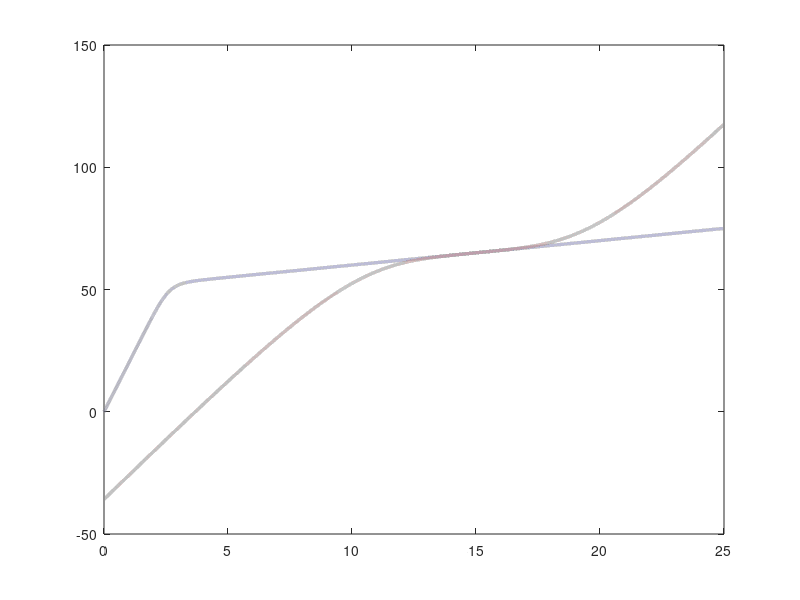

Reproduce this figure in MATLAB. (Note: this script raises an error after producing the figure.)
clc; close all;

dvec = 0:0.001:25;

ki = 20; ky = 1; dbr = 0.0; ry = 50.0; ny = 10.0;
R1 = (ki-ky)*(dvec-dbr)./(1+abs(((ki-ky).*(dvec-dbr))/ry).^ny).^(1/ny) + ky*(dvec-dbr);
figure; ax = gca;
plot(dvec,R1,'-.','linewidth',2.5,'color',[0.5,0.5,0.60]); hold all;

%Determines Load at 15.0:
    dval = 15.0;
    R1val = (ki-ky)*(dval-dbr)./(1+abs(((ki-ky).*(dval-dbr))/ry).^ny).^(1/ny) + ky*(dval-dbr);

kb = 1; kp = 10; dbr = 15.0; rb = 50.0; nb = 3.0; Runl = 50.0;
R2 = R1val+(kb-kp)*(dvec-dbr)./(1+abs(((kb-kp).*(dvec-dbr))/rb).^nb).^(1/nb) + kp*(dvec-dbr);
plot(dvec,R2,'-.','linewidth',2.5,'color',[0.60,0.5,0.5]); hold all;

R(dvec<=dbr) = (ki-ky)*(dvec(dvec<=dbr))./(1+abs(((ki-ky).*(dvec(dvec<=dbr)))/ry).^ny).^(1/ny) + ky*(dvec(dvec<=dbr));
R(dvec>dbr) = R1val+(kb-kp)*(dvec(dvec>dbr)-dbr)./(1+abs(((kb-kp).*(dvec(dvec>dbr)-dbr))/rb).^nb).^(1/nb) + kp*(dvec(dvec>dbr)-dbr);
plot(dvec,R,'-','linewidth',1.5,'color',ax.ColorOrder(1,:)); hold all;
grid on; ax.FontSize = 12;
xlabel('Deformation','FontSize',14); ylabel('Load','FontSize',14);

legend('Elastic Construction Curve','Plastic Construction Curve','Combined Curve','location','northwest');
ax.YLim = [0,135];